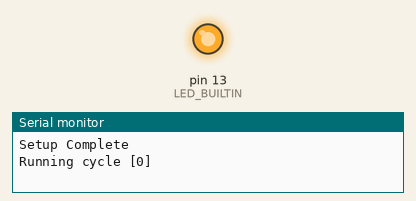
This program was run on a simulated Arduino Uno, built with avr-gcc and run on an emulated ATmega328P. Shown: output pins drawn as LEDs (lit = HIGH), the last lines printed to the serial monitor.

Above: at 1.1 s.
At 3.65 s:
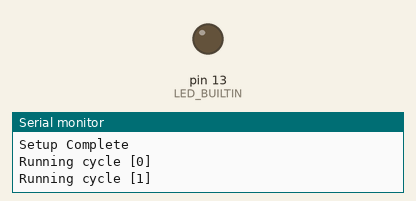
Timing chart, 0 to 4.3 s (numbered marks = the images above):
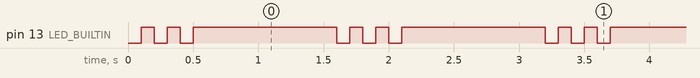

The program:

main.cpp
```cpp
#include <Arduino.h>

int LED_ON = LOW;    //8266 Built-in LED is active low
int LED_OFF = HIGH;
long counter = 0;
String msg = "";

void blink()
{
  for (int i = 0; i < 3; i++)
  {
    digitalWrite(LED_BUILTIN, LED_ON);
    delay(100);
    digitalWrite(LED_BUILTIN, LED_OFF);
    delay(100);
  }
}
void setup()
{
  // put your setup code here, to run once:

  pinMode(LED_BUILTIN, OUTPUT);
  blink();
  Serial.begin(115200);
  Serial.println("Setup Complete");
}

void loop()
{
  // put your main code here, to run repeatedly:

  msg = "Running cycle [";
  msg += counter++;
  msg += "]";
  Serial.println(msg);
  delay(1000);
  blink();
}
```

Measured:
- by itself, pin 13 (LED_BUILTIN): repeats every 1.6 s: HIGH 0.10 s, LOW 0.10 s, HIGH 1.1 s, LOW 0.10 s, HIGH 0.10 s, LOW 0.10 s
- by itself, everything shown: repeats every 1.6 s, in 6 steps
